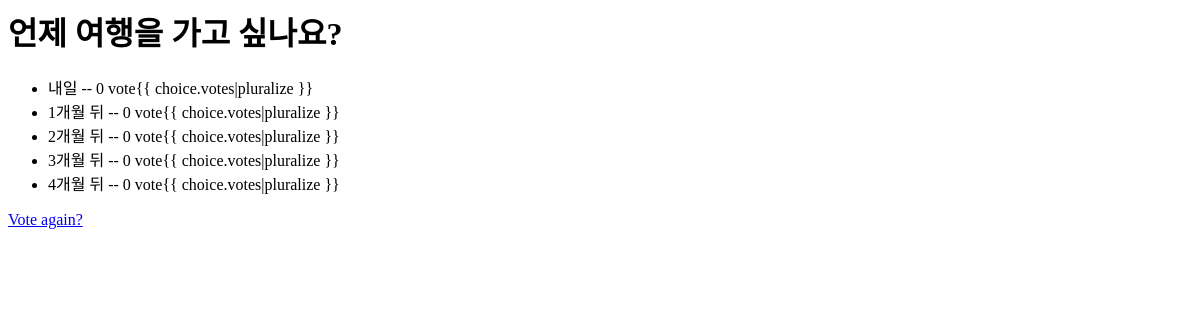
The app's page /polls/3/results/, older data.
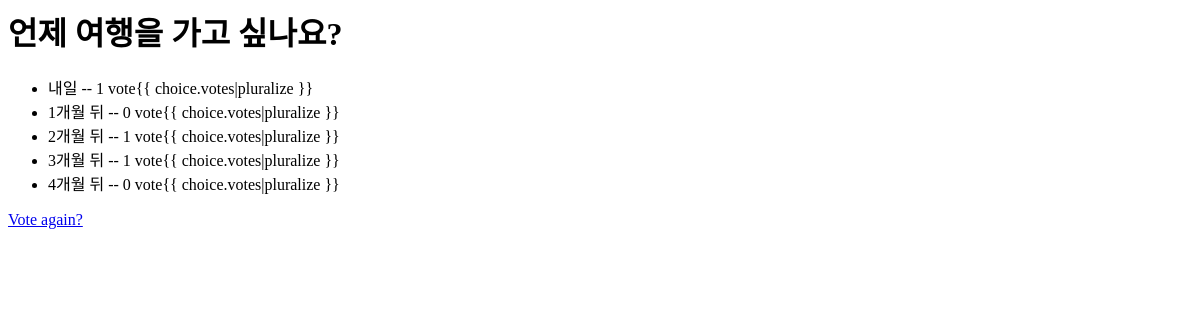
The same page, newer data.
### polls/models.py (models this page shows, shortened)
class Question(models.Model):
    question_text = models.CharField(max_length=200)
    pub_date = models.DateTimeField('date published')

class Choice(models.Model):
    question = models.ForeignKey(Question, on_delete=models.CASCADE)
    choice_text = models.CharField(max_length=200)
    votes = models.IntegerField(default=0)

### polls/views.py (the view)
# urls.py: path('<int:question_id>/results/', views.results, name='results'),
def results(request, question_id):
    question = get_object_or_404(Question, pk=question_id)
    return render(request, 'polls/results.html', {'question': question})

### polls/templates/polls/results.html
<h1>{{ question.question_text }}</h1>
<ul>
  {% for choice in question.choice_set.all %}
  <li>
    {{ choice.choice_text }} -- {{ choice.votes }} vote{{ choice.votes|pluralize
    }}
  </li>
  {% endfor %}
</ul>
<a href="{% url 'polls:detail' question.id %}">Vote again?</a>

Row changes from the older to the newer data that the page shows:
changed Choice "내일": votes "0" → "1"
changed Choice "2개월 뒤": votes "0" → "1"
changed Choice "3개월 뒤": votes "0" → "1"
